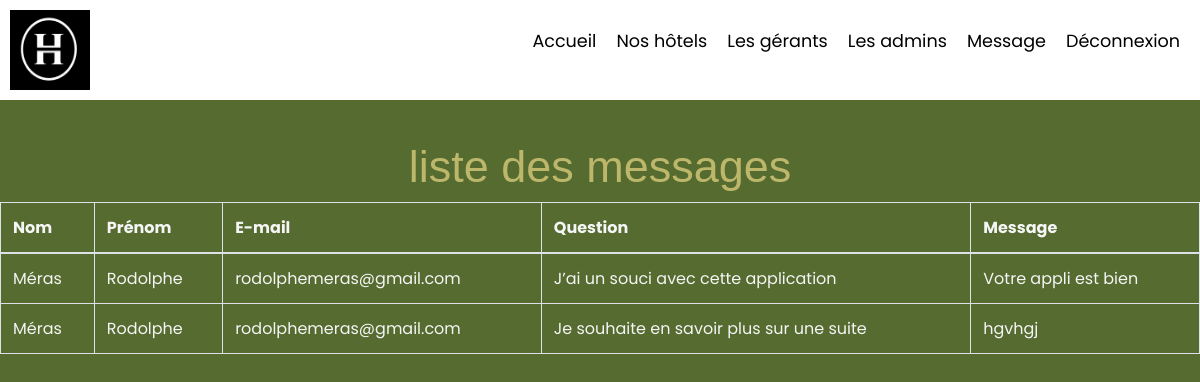
Page /admin/message.php on the committed database.
### tables this page shows
CREATE TABLE `messages` (
  `id` int(11) NOT NULL,
  `nom` varchar(50) NOT NULL DEFAULT 'NOT NULL',
  `prenom` varchar(50) NOT NULL DEFAULT 'NOT NULL',
  `email` varchar(50) NOT NULL DEFAULT 'NOT NULL',
  `question` varchar(50) NOT NULL DEFAULT 'NOT NULL',
  `descriptif` text NOT NULL DEFAULT 'NOT NULL'
);

### admin/message.php (the view, shortened to what this page needs)
<?php
require 'header_admin.php';
require 'bdd_admin.php';
?>
<!DOCTYPE html>
<html lang="fr">
<head>
    <link rel="stylesheet" href="https://cdn.jsdelivr.net/npm/bootstrap@4.4.1/dist/css/bootstrap.min.css">
    <link rel="stylesheet" href="../style/style.css">
</head>
<body>
<h1>liste des messages</h1>
    <?php $recupMessage = $bdd->query('SELECT * FROM messages');
        ?>
         <table class="table table-bordered">
         <thead>
         <tr>
         <th>Nom</th>
         <th>Prénom</th>
         <th>E-mail</th>
         <th>Question</th>
         <th>Message</th>
        </tr>
        </thead>
        <tbody>
        <tr>
        <?php while($message = $recupMessage->fetch()){?>
        <td><?php echo $message['nom']; ?></td>
        <td><?php echo $message['prenom']; ?></td>
        <td><?php echo $message['email']; ?></td>
        <td><?php echo $message['question']; ?></td>
        <td><?php echo $message['descriptif']; ?></td>
        </tr>
        <?php
        }
    ?>
        </tbody>
        </table>
</body>
</html>

### style/style.css (style rules this page uses)
:root { --font-size:1rem; }
* { box-sizing:border-box; outline:none; margin:0; padding:0; }
body { margin:0; font-size:var(--font-size); font-family: 'Poppins', sans-serif; background-color: darkolivegreen; }
h2, h1 { font-family: Smooch Sans, sans-serif; text-align: center; color: #BDB76B; font-size: 45px; margin-top: 40px; }
td, th { border: 1px solid #dddddd; text-align: left; padding: 8px; color: whitesmoke; }

### rows in the picture
messages: nom "Méras", prenom "Rodolphe", email "rodolphemeras@gmail.com", question "J’ai un souci avec cette application", descriptif "Votre appli est bien"
messages: nom "Méras", prenom "Rodolphe", email "rodolphemeras@gmail.com", question "Je souhaite en savoir plus sur une suite", descriptif "hgvhgj"
